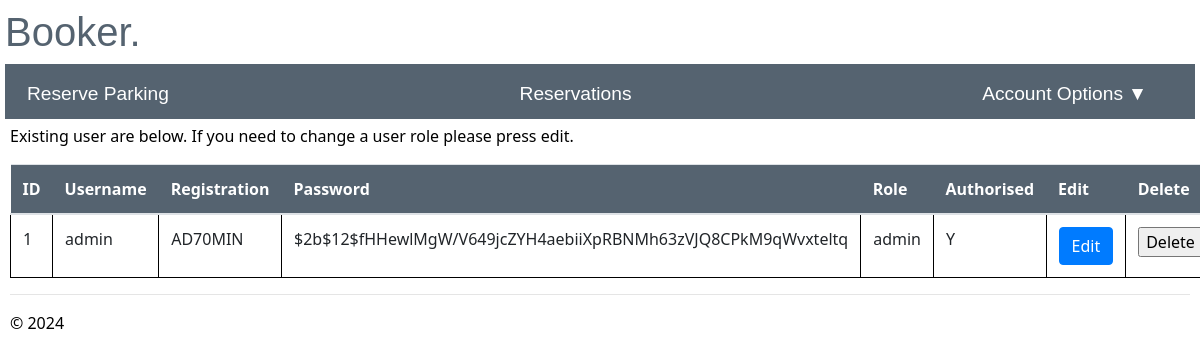
Page /admin/ (signed in) on the earlier database version.
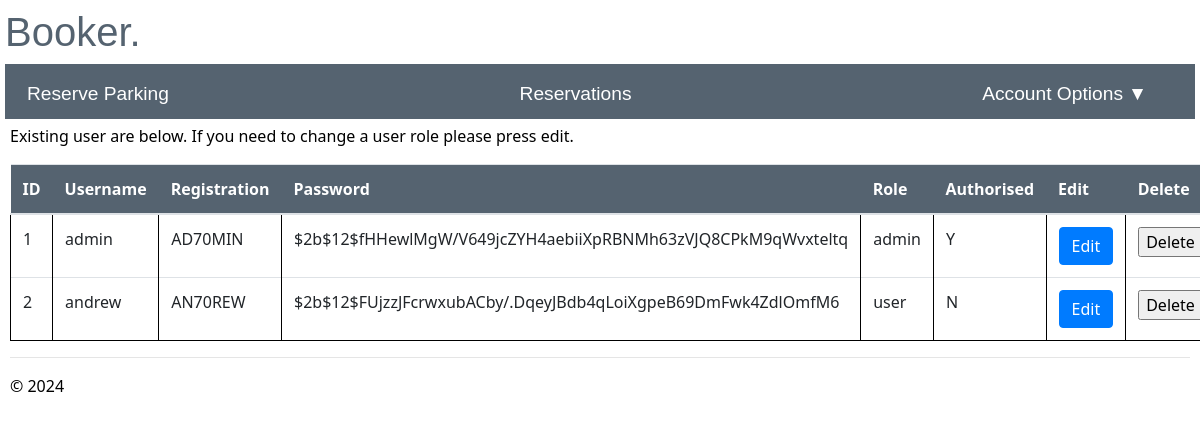
Same page on the later database version.
### app/models/models.py (models this page shows)
class User(db.Model, UserMixin):
    id = db.Column(db.Integer, primary_key=True, nullable=False)
    username = db.Column(db.String(20), nullable=False, unique=True)
    registration = db.Column(db.String(9), nullable=False, unique=True)
    password = db.Column(db.String(255), nullable=False)
    role = db.Column(db.String(5), nullable=False, default='user')
    authorised =db.Column(db.String(1), nullable=False, default='N')
    failed_login_attempts = db.Column(db.Integer,nullable=False, default=0)
    reservation = db.relationship('reserve', backref='user')

### app/admin/routes.py (the view)
@bp.route("/admin/")
@login_required
def admin():
    if current_user.role == 'admin':
        try:
            admin= User.query.all()
            current_app.logger.info('Username: %s accessed admin', current_user.username)
            return render_template('admin.html',admin=admin)
        except Exception as e:
            flash("An error occurred retrieving users.")
            current_app.logger.exception('Error during retrieving all users: %s', str(e))
            return redirect(url_for('main.reserve_parking'))
    else:
        current_app.logger.critical('Username: %s accessed attempted to access admin', current_user.username)
        flash("You are not authorised to access this page")
        return redirect(url_for("main.reserve_parking"))

### app/__init__.py (called while the page is built)
def create_app():
    app = Flask(__name__)
    env_config = os.getenv("PROD_APP_SETTINGS", "config.Config")
    app.config.from_object(env_config)
    db.init_app(app)
    login_manager.init_app(app)
    app.logger.setLevel(logging.INFO)
    handler = RotatingFileHandler('app.log', maxBytes=10240, backupCount=10)
    handler.setLevel(logging.INFO)
    formatter = logging.Formatter('%(asctime)s - %(levelname)s - %(message)s', datefmt='%Y-%m-%d %H:%M:%S')
    handler.setFormatter(formatter)
    app.logger.addHandler(handler)
    from app.main import bp as main_bp
    app.register_blueprint(main_bp)
    from app.user import bp as user_bp
    app.register_blueprint(user_bp)
    from app.admin import bp as admin_bp
    app.register_blueprint(admin_bp)
    @login_manager.user_loader
    def load_user(user_id):
        return User.query.get(int(user_id))
    return app

### app/user/routes.py (called while the page is built)
@bp.before_app_request
def make_session_permanent():
    session.permanent = True
    current_app.permanent_session_lifetime = timedelta(seconds=30)

### app/admin/templates/admin.html (shortened to what this page needs)
{% extends "layout.html" %}
{% block content %}
<p>Existing user are below. If you need to change a user role please press edit.</p>
<table class="table table-hover">
  <thead class="tables">
        <th>ID</th>
        <th>Username</th>
        <th>Registration</th>
        <th>Password</th>
        <th>Role</th>
        <th>Authorised</th>
        <th>Edit</th>
        <th>Delete</th>
    </thead>
    <tbody>
     {% for admin in admin %}
      <tr>
        <td>{{admin.id}}</td>
        <td>{{admin.username}}</td>
        <td>{{admin.registration}}</td>
        <td>{{admin.password}}</td>
        <td>{{admin.role}}</td>
        <td>{{admin.authorised}}</td>
        <td><a href='{{url_for("admin.edit_user", id=admin.id)}}' class='btn btn-primary'>Edit</a></td>
        <td>
          <form method="POST" action="/delete_user/">
            <input type="submit" value="Delete" onclick='return confirm("Are you sure you want to delete this user?")'>
          </form>
         </td>
      </tr>
     {%endfor%}
    </tbody>
  </table>
{% endblock %}

### app/main/templates/layout.html (shortened to what this page needs)
<!DOCTYPE html>
<html>
    <head>
        <link rel="stylesheet" href="https://stackpath.bootstrapcdn.com/bootstrap/4.5.2/css/bootstrap.min.css">
        <link rel="stylesheet" type="text/css" href="{{ url_for('static', filename='site.css')}}" />
    </head>
    <body>
        <div class="heading">
            <h1>Booker.</h1>
        <div class="navbar">
          <a  href="{{ url_for('main.reserve_parking') }}" class="navbar-item">Reserve Parking</a>
          <a href="{{ url_for('main.reservations') }}" class="navbar-item">Reservations</a>
          <div class="dropdown">
            <a class="navbar-item dropdown-arrow" >Account Options</a>
          </div>
        </div>
        <div class="body-content">
            {% block content %}
            {% endblock %}
            <hr/>
            <footer>
                <p>&copy; 2024</p>
            </footer>
        </div>
    </body>
</html>

### app/static/site.css (style rules this page uses)
.body-content { padding: 5px; font-family:'Segoe UI', Tahoma, Geneva, Verdana, sans-serif; color: rgb(0, 0, 0); }
.heading { display:block; flex-direction: column; justify-content: center; align-items: center; color: rgb(85, 99, 112); font-family:Arial, Helvetica, sans-serif }
.navbar { background-color: rgb(85, 99, 112); font-size: 1.2em; font-family: 'Trebuchet MS', 'Lucida Sans Unicode', 'Lucida Grande', 'Lucida Sans', Arial, sans-serif; color: white; padding: 8px 30px 2px 4px; }
.navbar-item { padding: 8px; margin: 0 10px; text-decoration: none; color: white; cursor: pointer; }
.dropdown-arrow::after { content: '\25BC'; margin-left: 5px; }
tr { border-bottom: 1px solid black; }
td { padding: 1em; border-left: 1px solid black; }
.tables { background-color: rgb(85, 99, 112); color: white; }

### app/main/templates/layout.html (style rules this page uses)
body { padding: 8px 5px 8px 5px; }

Differences in the rows shown:
added User: id "2", username "andrew", registration "AN70REW", password "$2b$12$FUjzzJFcrwxubACby/.DqeyJBdb4qLoiXgpeB69DmFwk4ZdlOmfM6", role "user", authorised "N"
